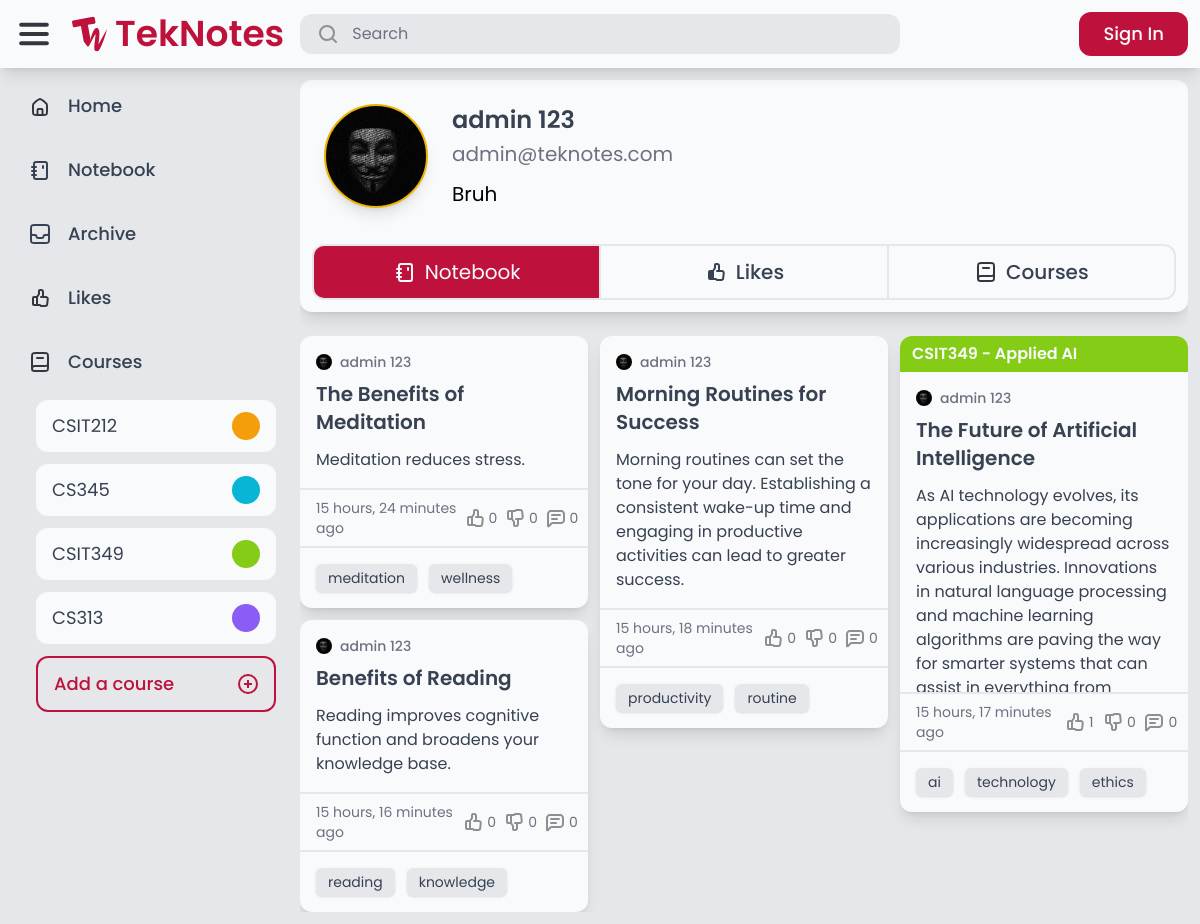
Page /auth/profile/1/notes/ on the earlier database version.
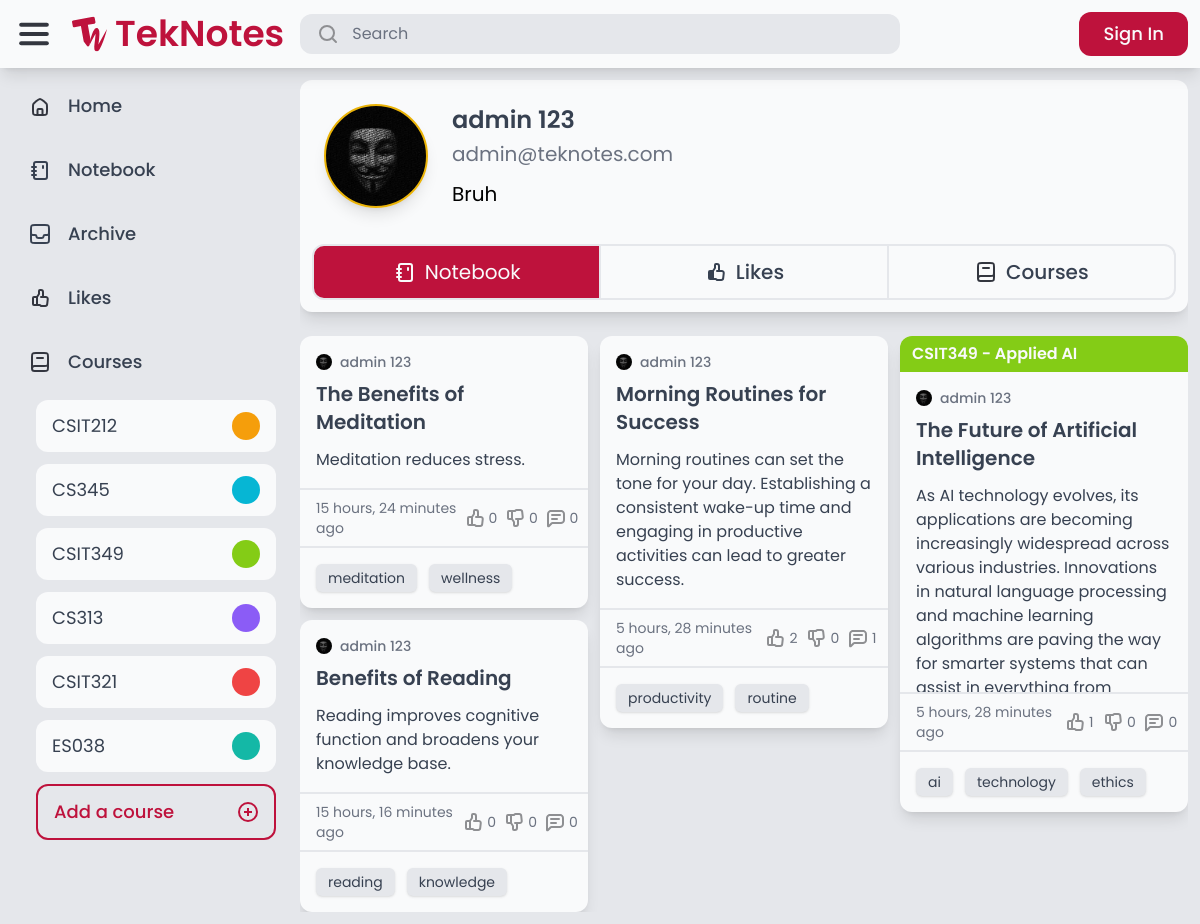
Same page on the later database version.
### course/models.py (models this page shows)
class Course(models.Model):
    COLORS = [
        ('red-500', 'Red'),
        ('orange-500', 'Orange'),
        ('amber-500', 'Amber'),
        ('lime-500', 'Lime'),
        ('green-500', 'Green'),
        ('emerald-500', 'Emerald'),
        ('teal-500', 'Teal'),
        ('cyan-500', 'Cyan'),
        ('blue-500', 'Blue'),
        ('indigo-500', 'Indigo'),
        ('violet-500', 'Violet'),
        ('purple-500', 'Purple'),
        ('fuchsia-500', 'Fuschia'),
        ('pink-500', 'Pink'),
    ]
    code = models.CharField(max_length=20)
    description = models.CharField(max_length=255)
    color = models.CharField(max_length=20, choices=COLORS, default='gray-500')
    created_by = models.ForeignKey(User, related_name='courses', on_delete=models.CASCADE)
    def __str__(self):
        return f'{self.code} - {self.description}'

### authentication/models.py (models this page shows, shortened)
class Profile(models.Model):
    user = models.OneToOneField(User, on_delete=models.CASCADE)
    bio = models.TextField(max_length=500, default='No bio yet.')
    avatar = models.ImageField(default="avatars/default.jpg", upload_to="avatars")
    location = models.CharField(max_length=30, blank=True)

### notes/models.py (models this page shows, shortened)
class Note(models.Model):
    title = models.CharField(max_length=255)
    content = models.TextField(max_length=255, blank=True)
    course = models.ForeignKey(Course, null=True, blank=True, on_delete=models.SET_NULL)
    created_by = models.ForeignKey(User, related_name='notes', on_delete=models.CASCADE)
    created_at = models.DateTimeField(auto_now_add=True)
    modified_at = models.DateTimeField(auto_now=True)
    tags = models.ManyToManyField(Tag, related_name='notes', blank=True)
    is_archived = models.BooleanField(default=False)
    is_private = models.BooleanField(default=False)

### tags/models.py (models this page shows)
class Tag(models.Model):
    name = models.CharField(max_length=50, unique=True)
    def __str__(self):
        return self.name

### authentication/views.py (the view)
# urls.py: path('profile/<int:user_id>/notes/', views.profile, name='profile'),
def profile(request, user_id):
    profile = Profile.objects.get(user__id=user_id)
    notes = Note.objects.filter(created_by=user_id, is_private=False)
    return render(request, 'authentication/profile.html', {
        'profile': profile,
        'notes': notes,
    })

### core/context_processors.py (called while the page is built)
def courses_list(request):
    return {
        'your_courses': Course.objects.all().distinct()
    }

### authentication/templates/authentication/profile.html (shortened to what this page needs)
{% extends 'core/base.html' %}
{% load static %}
{% block content %}
    <div class="flex flex-1 flex-col overflow-y-hidden">
        <div class="flex flex-col rounded-xl shadow-lg bg-gray-50">
            <div class="flex p-6 gap-6 h-full max-h-56">
                <div class="flex aspect-square h-full rounded-full bg-[url('{{ profile.avatar.url }}')] bg-cover border-2 border-yellow-500 shadow-lg"></div>
                <div class="flex flex-1 gap-3 items-start">
                    <div class="flex flex-col gap-3 items-baseline">
                        <div class="flex flex-col gap-1">
                            <p class="text-2xl text-gray-700 font-semibold"> {{ profile.user.first_name }} {{ profile.user.last_name }} </p>
                            <p class="text-xl text-gray-500"> {{ profile.user.email }} </p>
                        </div>
                        <p class="text-xl">{{ profile.bio }}</p>
                    </div>
                </div>
            </div>
            <div class="flex flex-wrap w-full p-3 items-start">
                <a href="{% url 'auth:profile' profile.user.id %}" class="transition-all flex flex-1 px-4 py-3 gap-2 rounded-l-xl justify-center border-2 border-gray-200 {% if '/notes/' in request.path %} bg-rose-700 text-gray-50 hover:shadow-lg {% else %} text-gray-700 font-medium hover:bg-gray-100 {% endif %}">
                    <img src="{% if '/notes/' in request.path %} {% static 'teknotes/images/notebook_white.svg' %} {% else %} {% static 'teknotes/images/notebook.svg' %} {% endif %}" alt="Notebook">
                    <p class="text-xl">Notebook</p>
                </a>
                <a href="{% url 'auth:profile_likes' profile.user.id %}" class="transition-all flex flex-1 px-4 py-3 gap-2 justify-center border-2 border-l-0 border-gray-200 {% if '/likes/' in request.path %} bg-rose-700 text-gray-50 hover:shadow-lg {% else %} text-gray-700 font-medium hover:bg-gray-100 {% endif %}">
                    <img src="{% if '/likes/' in request.path %} {% static 'teknotes/images/thumb_up_white.svg' %} {% else %} {% static 'teknotes/images/thumb_up_black.svg' %} {% endif %}" alt="Like">
                    <p class="text-xl">Likes</p>
                </a>
                <a href="{% url 'auth:profile_courses' profile.user.id %}" class="transition-all flex flex-1 px-4 py-3 gap-2 rounded-r-xl justify-center border-2 border-l-0 border-gray-200 {% if '/courses/' in request.path %} bg-rose-700 text-gray-50 hover:shadow-lg {% else %} text-gray-700 font-medium hover:bg-gray-100 {% endif %}">
                    <img src="{% if '/courses/' in request.path %} {% static 'teknotes/images/Course_white.svg' %} {% else %} {% static 'teknotes/images/Course.svg' %} {% endif %}" alt="Like">
                    <p class="text-xl">Courses</p>
                </a>
            </div>
        </div>
        <div class="flex flex-col flex-1 pt-6 gap-3 overflow-hidden">
            {% if notes.count >= 0 %}
                {% if notes.count > 0 %}
                    {% include 'notes/notes.html' %}
                {% else %}
                    {% if '/notes/' in request.path %}
                        {% include 'core/no_results.html' with message="No notes yet from" query=profile.user.first_name %}
                    {% else %}
                        {% include 'core/no_results.html' with message="No likes yet from" query=profile.user.first_name %}
                    {% endif %}
                {% endif %}
            {% endif %}
        </div>
    </div>
{% endblock %}

### core/templates/core/base.html (shortened to what this page needs)
{% extends 'core/core.html' %}
{% load static %}
{% block body %}
    <div class="flex flex-col h-full overflow-hidden">
        <header class="flex items-center w-full p-3 gap-3 shadow-lg z-10 bg-gray-50">
            <div class="flex flex-1 items-center gap-4">
                <img class="cursor-pointer" id="menu-icon" src="{% static 'teknotes/images/Menu.svg' %}" alt="Menu">
                <a href="/" class="flex items-center gap-2">
                    <img src="{% static 'teknotes/images/TekNotes-Logo.svg' %}" alt="Logo">
                    <p id="logo-text" class="font-semibold text-rose-700 text-4xl">TekNotes</p>
                </a>
                <form action="{% url 'advanced_search:search' %}" method="get" class="flex flex-1 max-w-[600px] px-4 py-2 rounded-xl bg-gray-200 transition-all hover:bg-gray-300 gap-3 cursor-text min-w-[0px]" onclick="this.querySelector('input[name=\'query\']').focus();">
                    <img src="{% static 'teknotes/images/Search.svg' %}" alt="Search">
                    <input name="query" class="placeholder-gray-500 w-full text-gray-700 bg-transparent border-none focus:outline-none min-w-[0px]" type="text" value="{{ query }}" placeholder="Search">
                </form>
            </div>
            <div class="flex items-center gap-4 h-full">
                {% if request.user.is_authenticated %}
                    <a href="{% url 'notes:tek_a_note' %}" class="flex bg-rose-700 rounded-xl gap-4 px-4 py-2 transition-all hover:shadow-lg">
                        <img src="{% static 'teknotes/images/Edit.svg' %}" alt="Edit">
                        <p class="new-note-text text-gray-50 font-medium text-lg">Tek a Note</p>
                    </a>
                    <div class="flex h-full">
                        <a href="{% url 'auth:logout' %}" class="transition-all flex gap-4 px-4 py-2 rounded-l-xl bg-gray-200 hover:shadow-lg">
                            <p class="text-gray-700 text-lg">Log out</p>
                        </a>
                        <a href="{% url 'auth:profile' request.user.id %}" class="transition-all flex h-full aspect-square rounded-r-xl bg-[url('{{ request.user.profile.avatar.url }}')] bg-cover border-2 border-gray-200 hover:shadow-lg"></a>
                    </div>
                {% else %}
                    <a href="{% url 'auth:login' %}" class="flex bg-rose-700 rounded-xl gap-4 px-6 py-2 transition-all hover:shadow-lg">
                        <p class="text-gray-50 font-medium text-lg">Sign In</p>
                    </a>
                {% endif %}
            </div>
        </header>
        <main class="flex bg-gray-200 h-full overflow-hidden">
            <nav class="flex flex-col w-full max-w-72 h-full p-3 gap-3 overflow-y-auto">
                <a href="/" class="nav-elem flex rounded-xl px-4 py-3 gap-4 {% if request.path == '/' %} active-nav bg-gray-50 px-6 py-3 shadow-lg border-l-8 border-rose-700 {% endif %}">
                    <img src="{% static 'teknotes/images/Home.svg' %}" alt="Home">
                    <p class="nav-text text-lg text-gray-700 font-medium">Home</p>
                </a>
                <a href="/notebook/" class="nav-elem flex rounded-xl px-4 py-3 gap-4 {% if request.path == '/notebook/' %} active-nav bg-gray-50 px-6 py-3 shadow-lg border-l-8 border-rose-700 {% endif %}">
                    <img src="{% static 'teknotes/images/notebook.svg' %}" alt="Notebook">
                    <p class="nav-text text-lg text-gray-700 font-medium">Notebook</p>
                </a>
                <a href="/archive/" class="nav-elem flex rounded-xl px-4 py-3 gap-4 {% if request.path == '/archive/' %} active-nav bg-gray-50 px-6 py-3 shadow-lg border-l-8 border-rose-700 {% endif %}">
                    <img src="{% static 'teknotes/images/Archive.svg' %}" alt="Archive">
                    <p class="nav-text text-lg text-gray-700 font-medium">Archive</p>
                </a>
                <a href="/likes/" class="nav-elem flex rounded-xl px-4 py-3 gap-4 {% if request.path == '/likes/' %} active-nav bg-gray-50 px-6 py-3 shadow-lg border-l-8 border-rose-700 {% endif %}">
                    <img src="{% static 'teknotes/images/Likes.svg' %}" alt="Likes">
                    <p class="nav-text text-lg text-gray-700 font-medium">Likes</p>
                </a>
                <div class="nav-elem flex rounded-xl px-4 py-3 gap-4">
                    <img src="{% static 'teknotes/images/Course.svg' %}" alt="Courses">
                    <p class="nav-text text-lg text-gray-700 font-medium">Courses</p>
                </div>
                <div id="courses" class="flex flex-col pl-6 gap-3">
                    {% for course in your_courses %}
                        <a href="{% url 'advanced_search:search_by_course' course.id %}" class="group transition-all course-elem nav-elem flex rounded-xl px-4 py-3 justify-between bg-gray-50 hover:bg-{{ course.color }}">
                            <p class="course-text text-lg text-gray-700 group-hover:text-gray-50">{{ course.code }}</p>
                            <div class="rounded-full bg-{{ course.color }} group-hover:bg-gray-50 h-full min-h-7 aspect-square course-color"></div>
                        </a>
                    {% endfor %}
                    <a id="add-course" href="{% url 'course:add_a_course' %}" class="transition-all course-elem nav-elem flex rounded-xl px-4 py-3 justify-between border-2 border-rose-700 hover:bg-rose-700 text-rose-700 hover:text-gray-50 hover:font-regular">
                        <p class="course-text text-lg font-medium">Add a course</p>
                        <img src="{% static 'teknotes/images/Add.svg' %}" alt="Courses">
                    </a>
                </div>
            </nav>
            <div class="flex flex-col flex-1 h-full p-3 gap-3 overflow-hidden">
                {% block content %}
                {% endblock %}
            </div>
        </main>
    </div>
{% endblock %}

### core/templates/core/core.html (shortened to what this page needs)
{% load static %}
<!DOCTYPE html>
<html lang="en" class="h-full">
<head>
    <script src="https://cdn.tailwindcss.com"></script>
</head>
<body class="grid font-sans h-full bg-gray-200" style="font-family: 'Poppins', sans-serif;">
    {% block body %}
    {% endblock %}
</body>
</html>

### notes/templates/notes/notes.html (shortened to what this page needs)
<div class="flex flex-1 {% if not no_scroll %} overflow-hidden overflow-y-auto {% endif %}">
    <div id="notes" class="flex flex-1 gap-3" style="display: none;">
        {% for note in notes %}
            <div class="note" data-note-id="{{ note.id }}">
                {% include 'notes/note.html' %}
            </div>
        {% endfor %}
    </div>
    <div id="notes-container" class="flex flex-1 gap-3"></div>
</div>

### notes/templates/notes/note.html (shortened to what this page needs)
{% load static %}
{% load custom_filters %}
<div class="rounded-xl hover:bg-gray-100 transition-all {% if note.is_private %} border-2 border-dashed border-gray-500 {% else %} bg-gray-50 shadow-lg hover:shadow-xl {% endif %}">
    <a href="{% url 'notes:note_detail' note.id %}" class="flex flex-col {% if note.is_archived %} opacity-70 {% endif %}">
        {% if note.course %}
            <div class="flex {% if note.is_private %} border-b-2 border-dashed border-gray-500 {% else %} bg-{{ note.course.color }} {% endif %} px-3 py-1.5 rounded-t-xl">
                <p class="{% if note.is_private %} text-{{ note.course.color }} {% else %} text-gray-50 {% endif %} font-semibold">{{ note.course }}</p>
            </div>
        {% endif %}
        <div class="flex flex-col p-4 gap-3 max-h-80 overflow-hidden">
            <div class="flex flex-col gap-2">
                <div class="flex gap-2 items-center">
                    <img src="{{ note.created_by.profile.avatar.url }}" alt="Profile Image" class="h-4 w-4 aspect-square rounded-full">
                    <p class="text-gray-500 font-medium text-sm">{{ note.created_by.first_name }} {{ note.created_by.last_name }}</p>
                </div>
                <h1 class="text-xl text-gray-700 font-semibold">{{ note.title }}</h1>
            </div>
            <div class="">
                <p class="text-gray-700">
                    {{ note.content }}
                </p>
            </div>
        </div>
        <div class="flex justify-between px-4 py-2 border-t-2 {% if note.is_private %} border-gray-500 border-dashed {% else %} border-gray-200 {% endif %}">
            <p class="text-gray-500 text-sm">{{ note.modified_at|timesince }} ago</p>
            <div class="flex gap-3">
                <div class="flex gap-0.5 items-center">
                    <img src="{% if request.user.is_authenticated and note|is_liked:request.user %}{% static 'teknotes/images/thumbed_up.svg' %}{% else %}{% static 'teknotes/images/thumb_up.svg' %}{% endif %}" alt="thumb_up">
                    <p class="text-sm {% if request.user.is_authenticated and note|is_liked:request.user %}text-yellow-500 font-medium{% else %}text-gray-500{% endif %}">{{ note.likes.count }}</p>
                </div>
                <div class="flex gap-0.5 items-center">
                    <img src="{% if request.user.is_authenticated and note|is_disliked:request.user %}{% static 'teknotes/images/thumbed_down.svg' %}{% else %}{% static 'teknotes/images/thumb_down.svg' %}{% endif %}" alt="thumb_down">
                    <p class="text-sm {% if request.user.is_authenticated and note|is_disliked:request.user %}text-yellow-500 font-medium{% else %}text-gray-500{% endif %}">{{ note.dislikes.count }}</p>
                </div>
                <div class="flex gap-0.5 items-center">
                    <img src="{% static 'teknotes/images/comment.svg' %}" alt="comment">
                    <p class="text-sm text-gray-500">{{ note.comments.count }}</p>
                </div>
            </div>
        </div>
        {% if note.tags.count > 0 %}
            <div class="flex flex-wrap p-4 gap-3 border-t-2 {% if note.is_private %} border-gray-500 border-dashed {% else %} border-gray-200 {% endif %}">
                {% for tag in note.tags.all|slice:":3" %}
                    <p class="text-sm text-gray-700 shadow px-3 py-1 rounded-md inline-block {% if note.is_private %} bg-gray-50 {% else %} bg-gray-200 {% endif %}">{{ tag }}</p>
                {% endfor %}
            </div>
        {% endif %}
    </a>
</div>

Differences in the rows shown:
added Course: code "CSIT321"
added Course: code "ES038"
changed Note "Morning Routines for Success": modified_at "15 hours, 18 minutes" → "5 hours, 28 minutes"; likes.count "0" → "2"; comments.count "0" → "1"
changed Note "The Future of Artificial Intelligence": modified_at "15 hours, 17 minutes" → "5 hours, 28 minutes"
